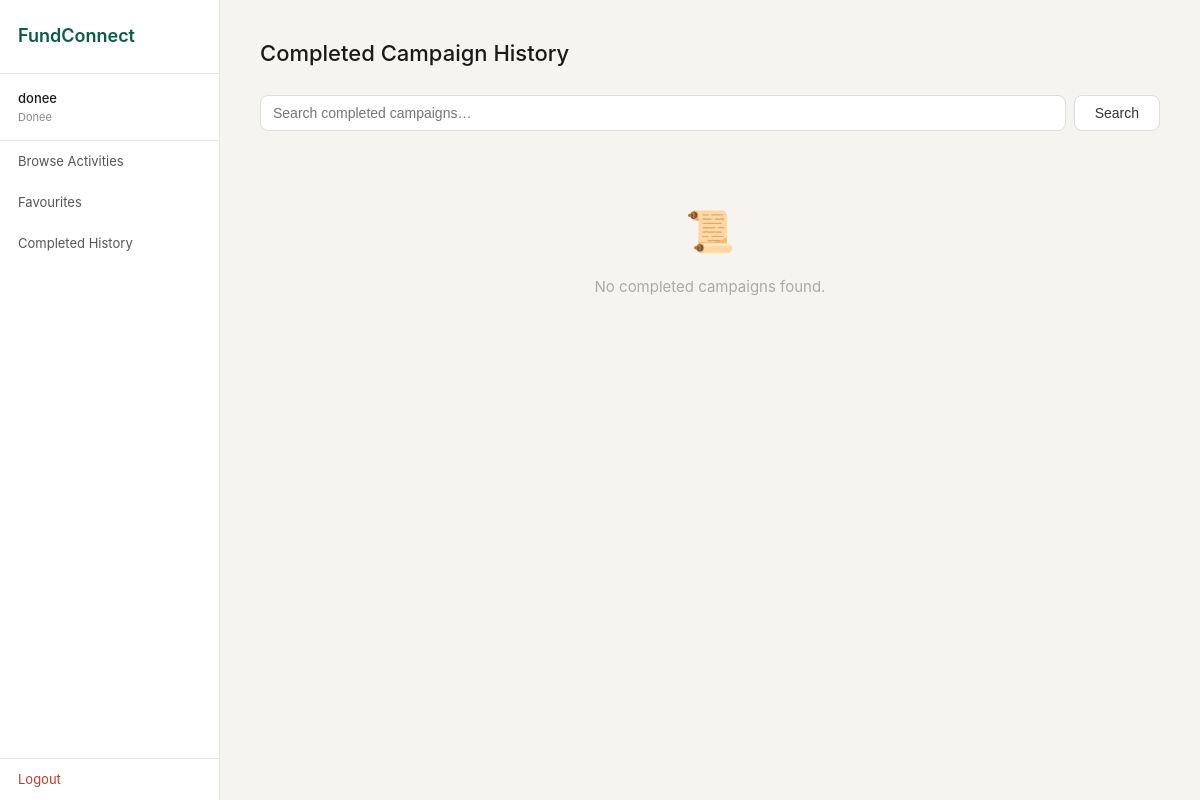
The app's page /donee/history (signed in), older data.
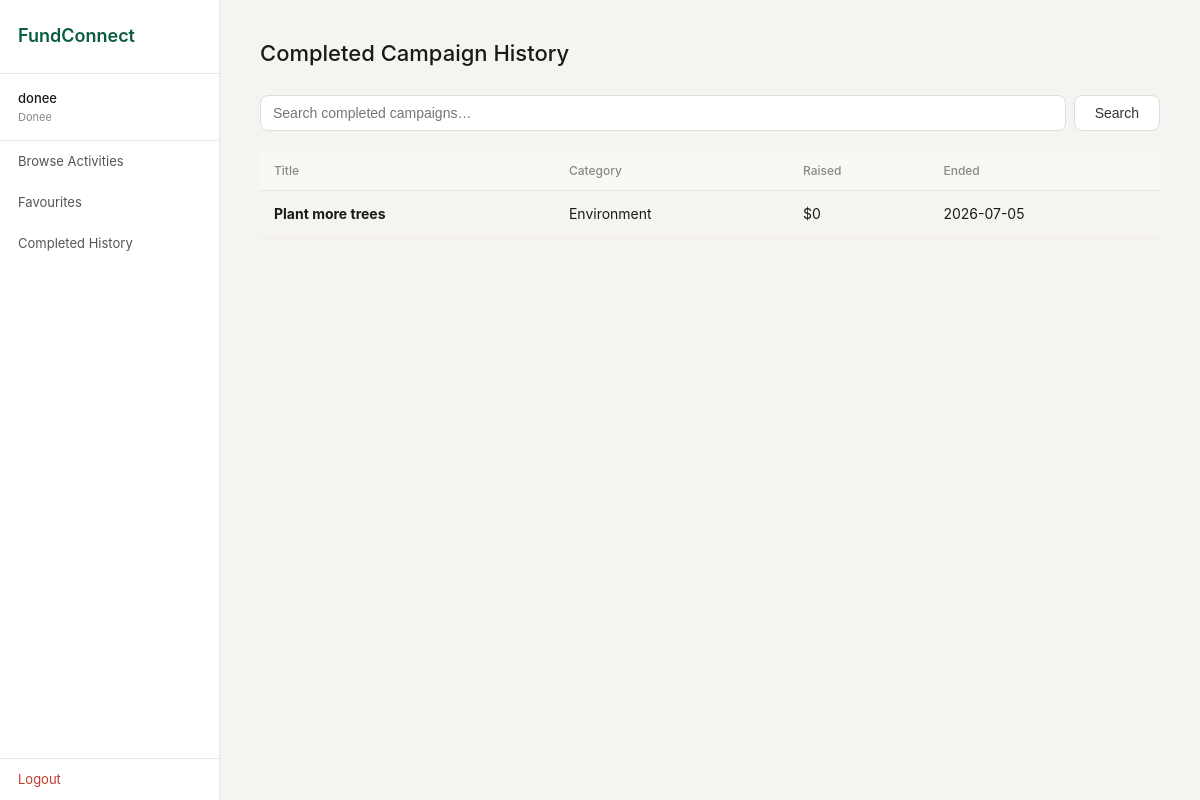
The same page, newer data.
### tables this page shows
CREATE TABLE fundraising_activity (
                id              INTEGER PRIMARY KEY AUTOINCREMENT,
                title           TEXT NOT NULL,
                description     TEXT,
                target_amount   REAL NOT NULL,
                amount_raised   REAL DEFAULT 0,
                category_id     INTEGER REFERENCES fra_category(id),
                deadline        TEXT NOT NULL,
                status          TEXT NOT NULL DEFAULT 'Active',
                fundraiser_id   INTEGER REFERENCES user_account(id),
                view_count      INTEGER DEFAULT 0,
                shortlist_count INTEGER DEFAULT 0,
                created_at      TEXT DEFAULT (datetime('now'))
            );

CREATE TABLE fra_category (
                id          INTEGER PRIMARY KEY AUTOINCREMENT,
                name        TEXT NOT NULL UNIQUE,
                description TEXT,
                created_at  TEXT DEFAULT (datetime('now'))
            );

### boundary/app.py (the view)
@app.route("/donee/history")
def d_history():
    if "user_id" not in session or session["role"] != "Donee":
        return redirect(url_for("login"))
    q = request.args.get("q", "").strip()
    result = DoneeController.browse_history(q or None)
    return render_template("d_history.html", activities=result["data"], q=q)

### boundary/templates/d_history.html (shortened to what this page needs)
{% extends "base.html" %}
{% block content %}
<div class="page-header">
  <h1 class="page-title">Completed Campaign History</h1>
</div>
<form method="GET" style="margin-bottom: 20px; display: flex; gap: 8px;">
  <input type="text" name="q" value="{{ q }}" placeholder="Search completed campaigns…"
         style="flex: 1; padding: 9px 12px; border-radius: 8px; border: 1px solid #ddd; font-size: 14px;">
  <button class="btn" type="submit">Search</button>
</form>
{% if activities %}
<div class="table-wrap">
  <table>
    <thead>
      <tr>
        <th>Title</th>
        <th>Category</th>
        <th>Raised</th>
        <th>Ended</th>
      </tr>
    </thead>
    <tbody>
      {% for a in activities %}
      <tr style="cursor: pointer;"
          onclick="window.location='{{ url_for('d_history_view', aid=a.id) }}'">
        <td><strong>{{ a.title }}</strong></td>
        <td>{{ a.category_name or '—' }}</td>
        <td>${{ '{:,.0f}'.format(a.amount_raised) }}</td>
        <td>{{ a.deadline }}</td>
      </tr>
      {% endfor %}
    </tbody>
  </table>
</div>
{% else %}
<div class="empty-state">
  <div class="empty-icon">📜</div>
  <p>No completed campaigns found.</p>
</div>
{% endif %}
{% endblock %}

Row changes from the older to the newer data that the page shows:
added fundraising_activity: title "Plant more trees", name "Environment", amount_raised "0", deadline "2026-07-05"
Text that changed along with them:
text no longer shown: "📜 No completed campaigns found."
text now shown: "Title Category Raised Ended"
